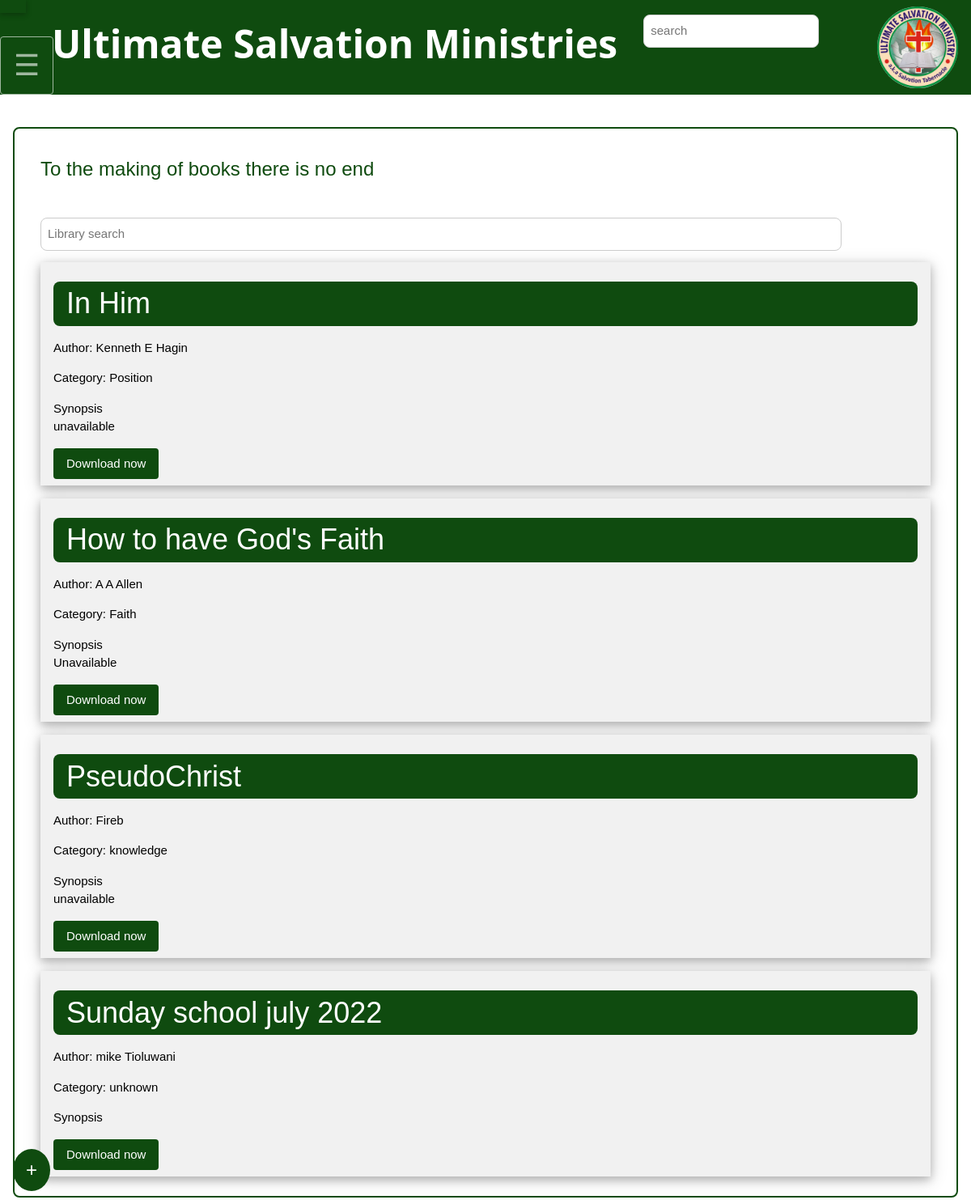
Screenshot of /library/ (signed in) with the database file from the repository.
### library/models.py (models this page shows, shortened)
class Library(models.Model):
    date_added = models.DateTimeField(default=datetime.now)
    bookname = models.CharField(max_length=100)
    bookauthor = models.CharField(max_length=100)
    payload = models.FileField(upload_to='media/library')
    category = models.CharField(max_length=50,default='Unknown')
    synopsis = models.CharField(max_length=1000,blank=True,null=True,default='unavailable')
    class Meta:
        verbose_name_plural = 'Books'

### library/views.py (the view)
# urls.py: path('',LibraryView.as_view(),name='library'),
class LibraryView(ListView):
    template_name = 'library.html'
    model = Library
    context_object_name = 'library'

### templates/library.html (shortened to what this page needs)
{% extends 'base.html' %}
{% block content %}
{% load static %}
<div class="w3-padding w3-margin-top">
    <div class="w3-main w3-margin-top w3-padding w3-round-large " style="border: 2px solid var(--st-grn);">
        <p class="w3-panel  w3-round w3-xlarge w3-padding w3-mobile" style="color: var(--st-grn);">To the making of books there is no end</p>
        <div class="w3-bar-item w3-mobile w3-padding"><form action="{% url 'librarysearch' %}" method="get">
            <input type="search" class="w3-input w3-border w3-round-large" style="width:90%;" name="q" id="id_q" placeholder="Library search">
          </form></div>
        {% for book in library %}
            <div class="w3-card-4 w3-padding w3-light-grey w3-margin ">
                <p class="w3-xxlarge w3-panel st-green w3-round-large">{{ book.bookname }}</p>
                <p>Author:    {{ book.bookauthor }}</p>
                <p>Category:  {{ book.category }}</p>
                <p>Synopsis <br>{{ book.synopsis }}</p>
                <a class="w3-btn st-green w3-round w3-hover-green" href="{{ book.payload.url }}" value="{{ book.bookname }}" download>Download now</a>
            </div>
        {% endfor %}
    </div>
    <div class="w3-bottom w3-margin-bottom">
        <a href="{% url 'upload' %}"  class="w3-btn st-green w3-ripple w3-circle w3-xlarge w3-hover-st-green ">+</a>
    </div>
</div>
{% endblock content %}

### templates/base.html (shortened to what this page needs)
<!DOCTYPE html>
<html lang="en">
<head>
    {% load static %}
    {% load socialaccount %}
    <link rel="stylesheet" href="{% static 'css/w3.css' %}">
    <link rel="stylesheet" href="https://cdnjs.cloudflare.com/ajax/libs/font-awesome/4.7.0/css/font-awesome.min.css">
</head>
<body>
        <div class="w3-mobile" style="top:0;">
          <div class="w3-bar w3-mobile" style="background-color: rgb(15, 75, 15); color:white;margin: 0px;">
            <div class="w3-image w3-bar-item w3-right "><a href="{% url 'home' %}"><img src="{% static 'images/logo.jpg' %}" alt="" id="rolling" class="w3-circle" width="100px"></a></div>
            <button class="w3-button st-green w3-hover-green w3-padding w3-round w3-bar-item w3-border w3-border-white w3-xxlarge  w3-opacity " style="position: fixed;top:3%;" onclick="w3_open()">&#9776;</button>
            <div class="w3-display-container w3-card w3-bar-item"><div class="" style="width: 20%;"></div></div>
            <h1 class="w3-bar-item w3-xxxlarge w3-margin-left"><b>Ultimate Salvation Ministries</b></h1>
            <div class="w3-bar-item w3-mobile"><form action="{% url 'search' %}" method="get">
              <input type="search" class="w3-input w3-border w3-round-large" style="width:100%;" name="q" id="id_q" placeholder="search">
            </form></div>
          </div>
      </div>
    <div class="w3-content" style="max-width: 1200px;" >
        {% block content %}
        {% endblock content %}
    </div>
</body>
</html>

### static/css/w3.css (style rules this page uses)
*,*:before,*:after { box-sizing:inherit }
html { -ms-text-size-adjust:100%;-webkit-text-size-adjust:100% }
body { margin:0 }
a { background-color:transparent }
b,strong { font-weight:bolder }
img { border-style:none }
button,input,select,textarea,optgroup { font:inherit;margin:0 }
button,input { overflow:visible }
button,select { text-transform:none }
button,[type=button],[type=reset],[type=submit] { -webkit-appearance:button }
[type=search] { -webkit-appearance:textfield;outline-offset:-2px }
html,body { font-family:Verdana,sans-serif;font-size:15px;line-height:1.5 }
html { overflow-x:hidden }
h1 { font-size:36px }
h1,h2,h3,h4,h5,h6 { font-family:"Segoe UI",Arial,sans-serif;font-weight:400;margin:10px 0 }
.w3-image { max-width:100%;height:auto }
img { vertical-align:middle }
a { color:inherit }
.w3-btn,.w3-button { border:none;display:inline-block;padding:8px 16px;vertical-align:middle;overflow:hidden;text-decoration:none;color:inherit;background-color:inherit;text-align:center;cursor:pointer;white-space:nowrap }
.w3-btn,.w3-button { -webkit-touch-callout:none;-webkit-user-select:none;-khtml-user-select:none;-moz-user-select:none;-ms-user-select:none;user-select:none }
.w3-tooltip,.w3-display-container { position:relative }
.w3-ripple { transition:opacity 0s }
.w3-input { padding:8px;display:block;border:none;border-bottom:1px solid #ccc;width:100% }
.w3-main,#main { transition:margin-left .4s }
.w3-bar { width:100%;overflow:hidden }
.w3-bar .w3-bar-item { padding:8px 16px;float:left;width:auto;border:none;display:block;outline:0 }
.w3-bar .w3-button { white-space:normal }
.w3-container:after,.w3-container:before,.w3-panel:after,.w3-panel:before,.w3-row:after,.w3-row:before,.w3-row-padding:after,.w3-row-padding:before, .w3-cell-row:before,.w3-cell-row:after,.w3-clear:after,.w3-clear:before,.w3-bar:before,.w3-bar:after { content:"";display:table;clear:both }
.w3-content,.w3-auto { margin-left:auto;margin-right:auto }
.w3-content { max-width:980px }
.w3-top,.w3-bottom { position:fixed;width:100%;z-index:1 }
.w3-bottom { bottom:0 }
.w3-circle { border-radius:50% }
.w3-round,.w3-round-medium { border-radius:4px }
.w3-round-large { border-radius:8px }
.w3-container,.w3-panel { padding:0.01em 16px }
.w3-panel { margin-top:16px;margin-bottom:16px }
.w3-card,.w3-card-2 { box-shadow:0 2px 5px 0 rgba(0,0,0,0.16),0 2px 10px 0 rgba(0,0,0,0.12) }
.w3-card-4,.w3-hover-shadow:hover { box-shadow:0 4px 10px 0 rgba(0,0,0,0.2),0 4px 20px 0 rgba(0,0,0,0.19) }
.w3-opacity,.w3-hover-opacity:hover { opacity:0.60 }
.w3-xlarge { font-size:24px!important }
.w3-xxlarge { font-size:36px!important }
.w3-xxxlarge { font-size:48px!important }
.w3-border { border:1px solid #ccc!important }
.w3-margin { margin:16px!important }
.w3-margin-top { margin-top:16px!important }
.w3-margin-bottom { margin-bottom:16px!important }
.w3-margin-left { margin-left:16px!important }
.w3-padding { padding:8px 16px!important }
.w3-right { float:right!important }
.w3-light-grey,.w3-hover-light-grey:hover,.w3-light-gray,.w3-hover-light-gray:hover { color:#000!important;background-color:#f1f1f1!important }
.w3-border-white,.w3-hover-border-white:hover { border-color:#fff!important }

### templates/base.html (style rules this page uses)
:root { --st-grn:rgb(15, 75, 15) }
* { box-sizing: border-box; }
.st-green { background-color: var(--st-grn)!important; color: white!important; }
body { background-color: white; }
@media screen and (min-width:1200px) { #id_q { transform: translateY(10px); } }
#rolling { animation-name: spinning; animation-duration: 5s; animation-iteration-count: infinite; -webkit-animation-name: spinning; -webkit-animation-duration: 5s; -webkit-animation-iteration-count: infinite; -moz-animation-name: spinning; -moz-animation-duration: 5s; -moz-animation-iteration-count: infinite; }

### rows the page displays
Library: bookname "In Him", bookauthor "Kenneth E Hagin", category "Position", synopsis "unavailable"
Library: bookname "How to have God's Faith", bookauthor "A A Allen", category "Faith", synopsis "Unavailable"
Library: bookname "PseudoChrist", bookauthor "Fireb", category "knowledge", synopsis "unavailable"
Library: bookname "Sunday school july 2022", bookauthor "mike Tioluwani", category "unknown"
